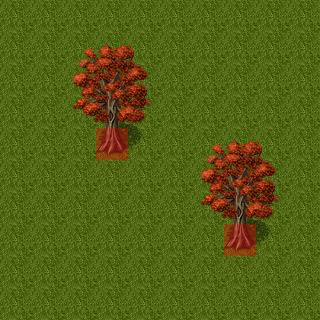

Rendered tile map (Tiled .tmx) drawn with the repository's tilesets; below, a short description and the full map source, tile grids included:
An orthogonal 10x10 tile map with 32x32 px tiles, 4 tile layers (Ground, Trees, TreesTop, Colision Roja), 4 tilesets and 1 object.

<map version="1.0" orientation="orthogonal" renderorder="right-down" width="10" height="10" tilewidth="32" tileheight="32" nextobjectid="1">
 <tileset firstgid="1" name="Grass" tilewidth="32" tileheight="32" tilecount="1" columns="1">
  <image source="WORK STATION V2  - 1.png" width="32" height="32" />
 </tileset>
 <tileset firstgid="2" name="WORK STATION V2  - 1 (ROJO)" tilewidth="32" tileheight="32" tilecount="1" columns="1">
  <image source="WORK STATION V2  - 1 (ROJO).png" width="32" height="32" />
  <tile id="0">
   <objectgroup draworder="index">
    <object id="0" x="-0.181818" y="-0.363636" width="32.0909" height="32.2727" />
   </objectgroup>
  </tile>
 </tileset>
 <tileset firstgid="3" name="Trees" tilewidth="32" tileheight="32" tilecount="256" columns="16">
  <image source="Trees.png" width="512" height="512" />
 </tileset>
 <tileset firstgid="259" name="CASA" tilewidth="32" tileheight="32" tilecount="40" columns="10">
  <image source="CASA.png" width="330" height="142" />
 </tileset>
 <layer name="Ground" width="10" height="10">
  <data encoding="csv">
1,1,1,1,1,1,1,1,1,1,
1,1,1,1,1,1,1,1,1,1,
1,1,1,1,1,1,1,1,1,1,
1,1,1,1,1,1,1,1,1,1,
1,1,1,1,1,1,1,1,1,1,
1,1,1,1,1,1,1,1,1,1,
1,1,1,1,1,1,1,1,1,1,
1,1,1,1,1,1,1,1,1,1,
1,1,1,1,1,1,1,1,1,1,
1,1,1,1,1,1,1,1,1,1
</data>
 </layer>
 <layer name="Trees" width="10" height="10">
  <data encoding="csv">
0,0,0,0,0,0,0,0,0,0,
0,0,0,0,0,0,0,0,0,0,
0,0,0,0,0,0,0,0,0,0,
0,0,0,0,0,0,0,0,0,0,
0,0,0,186,0,0,0,0,0,0,
0,0,0,0,0,0,0,0,0,0,
0,0,0,0,0,0,0,0,0,0,
0,0,0,0,0,0,0,186,0,0,
0,0,0,0,0,0,0,0,0,0,
0,0,0,0,0,0,0,0,0,0
</data>
 </layer>
 <layer name="TreesTop" width="10" height="10">
  <data encoding="csv">
0,0,0,0,0,0,0,0,0,0,
0,0,137,138,139,0,0,0,0,0,
0,0,153,154,155,0,0,0,0,0,
0,0,169,170,171,0,0,0,0,0,
0,0,185,0,187,0,137,138,139,0,
0,0,0,0,0,0,153,154,155,0,
0,0,0,0,0,0,169,170,171,0,
0,0,0,0,0,0,185,0,187,0,
0,0,0,0,0,0,0,0,0,0,
0,0,0,0,0,0,0,0,0,0
</data>
 </layer>
 <layer name="Colision Roja" width="10" height="10" opacity="0.32">
  <data encoding="csv">
0,0,0,0,0,0,0,0,0,0,
0,0,0,0,0,0,0,0,0,0,
0,0,0,0,0,0,0,0,0,0,
0,0,0,0,0,0,0,0,0,0,
0,0,0,2,0,0,0,0,0,0,
0,0,0,0,0,0,0,0,0,0,
0,0,0,0,0,0,0,0,0,0,
0,0,0,0,0,0,0,2,0,0,
0,0,0,0,0,0,0,0,0,0,
0,0,0,0,0,0,0,0,0,0
</data>
 </layer>
</map>
